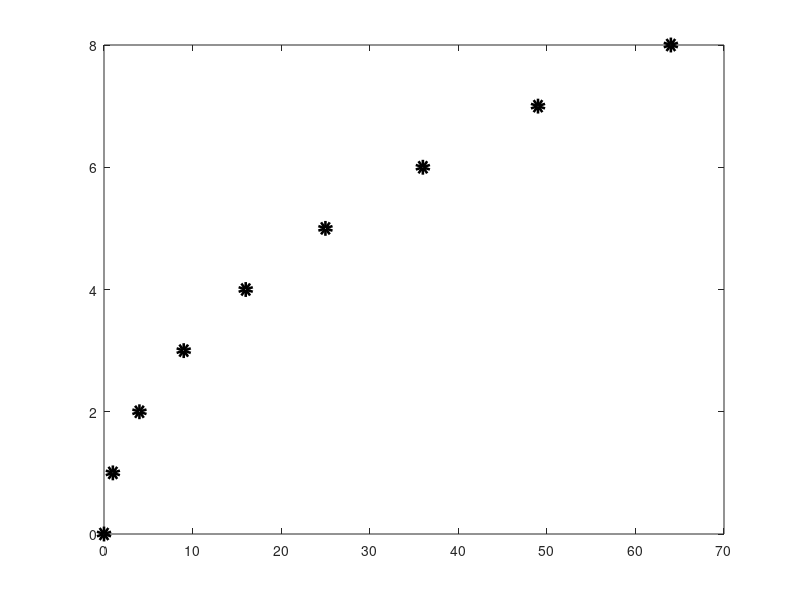

This figure's MATLAB source: (Note: this script raises an error after producing the figure.)
clear all;

x= [0 1 4 9 16 25 36 49 64]';
u0=[0 1 2 3 4 5 6 7 8 ]';
hold off;
plot(x,u0,'ko','LineWidth',5); % plot the data points
hold on;

% next block: Lagrange interpolation with single polynomial
dp(:,1)=x;
dp(:,2)=u0;
x_vector=[0:0.05:64]';
u=CompLagIntp1D(dp, x_vector);   % single polynomial
plot(x_vector,u,'b-','LineWidth',2); % plot polynomial

% next line: plot the sqrt function
plot(x_vector, sqrt(x_vector),'k-','LineWidth',2);

% next block: piecewise Hermite interpolation
% Note: first derivative of sqrt(x) does not exist
% at zero, we start at 0.01 as an approximation 
xh=[0.01 1 4 9 16 25 36 49 64]';
u0=[0.1 1 2 3 4 5 6 7 8 ]';
up=[5 0.5 0.25 0.1667 0.125 0.1 0.0833 0.0714 0.0625]';
i=1;
while i+1<=size(x,1)
  x0=xh(i); x1=xh(i+1);
  uh0=u0(i); uh1=u0(i+1);
  up0=up(i); up1=up(i+1);
  dx=x1-x0;
  x_vector=[x0:dx/100:x1]';
  u=(1+2.*(x_vector-x0)/dx).*((x1-x_vector)/dx).^2*uh0 ...
    + (x_vector-x0).*((x1-x_vector)/dx).^2*up0 ...
    + (1+2.*(x1-x_vector)/dx).*((x_vector-x0)/dx).^2*uh1 ...
    + (x_vector-x1).*((x_vector-x0)/dx).^2*up1;
  plot(x_vector,u,'r-.','LineWidth',2); % plot polynomial
  i=i+1;
end

% next block: figure labels and legend
set(gca,'fontsize',16);
xlabel('x','fontsize',18);
ylabel('u','fontsize',18);
legend('Data points','Single polynomial of degree 8',...
       'Actual sqrt function','Piecewise Hermite interpolation',...
       'Location','NorthWest');
